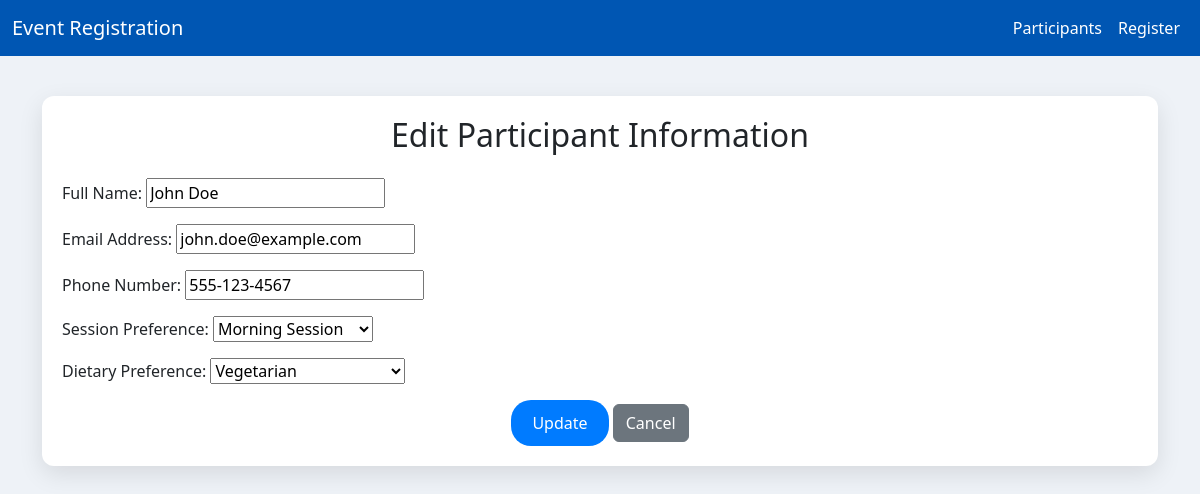
Page /edit/1/ on the committed database.
### attendees/models.py (models this page shows, shortened)
class Participant(models.Model):
    SESSION_CHOICES = [
        ('session_morning', 'Morning Session'),
        ('session_afternoon', 'Afternoon Session'),
        ('session_evening', 'Evening Session'),
        ('session_night', 'Night Session'),
    ]
    DIET_CHOICES = [
        ('none', 'No Preference'),
        ('veg', 'Vegetarian'),
        ('vegan', 'Vegan'),
        ('gf', 'Gluten-Free'),
        ('df', 'Dairy-Free'),
        ('nf', 'Nut-Free'),
        ('allergies', 'Allergies'),
        ('other', 'Other'),
        ('vegan_gf', 'Vegan and Gluten-Free'),
        ('vegan_df', 'Vegan and Dairy-Free'),
        ('vegan_nf', 'Vegan and Nut-Free'),
        ('vegan_allergies', 'Vegan and Allergies'),
        ('vegan_other', 'Vegan and Other'),
    ]
    name = models.CharField(max_length=200)
    email = models.EmailField(unique=True)
    phone = models.CharField(max_length=15)
    sessions = models.CharField(max_length=20, choices=SESSION_CHOICES)
    dietary = models.CharField(max_length=20, choices=DIET_CHOICES)

### attendees/views.py (the view)
# urls.py: path('edit/<int:pk>/', EditView.as_view(), name='edit_view'),
class EditView(UpdateView):
    model = Participant
    form_class = RegistrationForm
    template_name = 'attendees/edit_participant.html'
    success_url = reverse_lazy('list_view')

### attendees/forms.py (shortened to what this page needs)
class RegistrationForm(forms.ModelForm):
    class Meta:
        model = Participant
        fields = ['name', 'email', 'phone', 'sessions', 'dietary']
        labels = {
            'name': 'Full Name',
            'email': 'Email Address',
            'phone': 'Phone Number',
            'sessions': 'Session Preference',
            'dietary': 'Dietary Preference',
        }

### attendees/templates/attendees/edit_participant.html (shortened to what this page needs)
{% extends 'attendees/base.html' %}
{% block content %}
<div class="card">
    <h2 class="mb-4 text-center">Edit Participant Information</h2>
    <form method="post">
        {{ form.as_p }}
        <div class="text-center">
            <button type="submit" class="btn btn-custom">Update</button>
            <a href="{% url 'list_view' %}" class="btn btn-secondary">Cancel</a>
        </div>
    </form>
</div>
{% endblock %}

### attendees/templates/attendees/base.html (style rules this page uses)
body { background-color: #eef2f7; font-family: 'Segoe UI', Tahoma, Geneva, Verdana, sans-serif; }
.card { background-color: #ffffff; border: none; border-radius: 12px; box-shadow: 0 8px 24px rgba(0, 0, 0, 0.1); padding: 20px; }
.btn-custom { background-color: #007bff; color: white; border-radius: 20px; padding: 10px 20px; transition: background-color 0.3s ease; }

### rows in the picture
Participant: name "John Doe", email "john.doe@example.com", phone "555-123-4567", sessions "Morning Session", dietary "Vegetarian"
